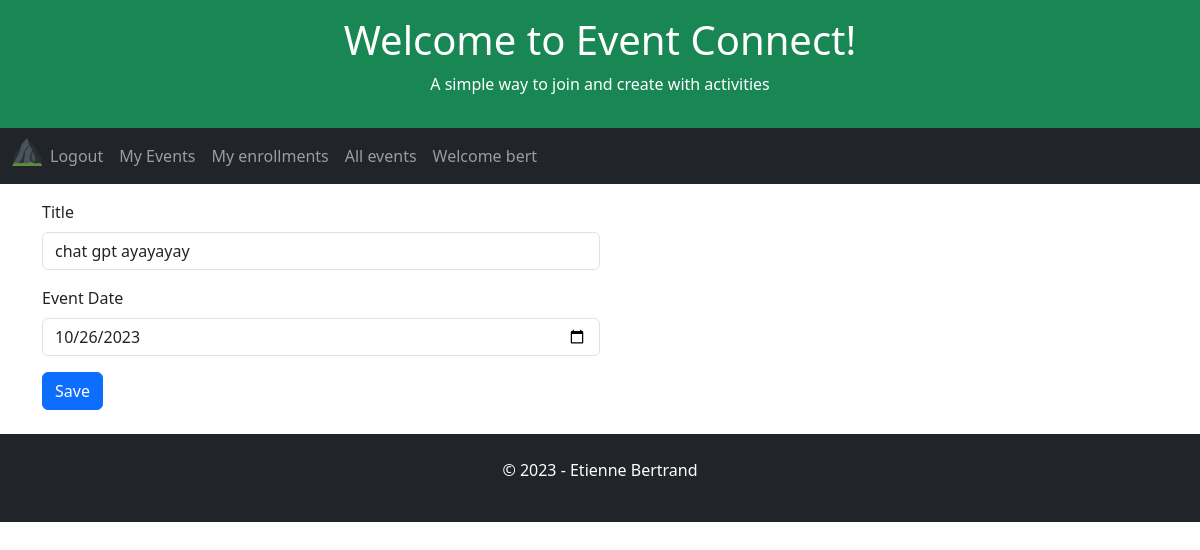
Page /event/31 (signed in) on the committed database.
### app/models.py (models this page shows, shortened)
class User(UserMixin, db.Model):
    id = db.Column(db.Integer, primary_key=True)
    username = db.Column(db.String(64), index=True, unique=True)
    email = db.Column(db.String(120), index=True, unique=True)
    password_hash = db.Column(db.String(128))

class Event(db.Model):
    id = db.Column(db.Integer, primary_key=True)
    user_id = db.Column(db.Integer, db.ForeignKey('user.id', name='fk_event_user'), nullable=False)
    title = db.Column(db.String(255), nullable=False)
    date = db.Column(db.DateTime, index=True, default=datetime.utcnow)

### app/routes.py (the view)
@app.route('/event', methods=['POST', 'GET'])
@app.route('/event/<event_id>', methods=['POST', 'GET'])
@login_required
def event(event_id=0):
    global appName, appSlogan, appTitle, db
    form = EventForm()
    form_data = request.form
    print(request)
    if request.method == 'POST':
        if event_id == 0 and form_data['eventMethod'] != 'delete':
            print('je insert')
            new_event = Event(title=form.title.data, date=datetime.strptime((request.form['date']), '%Y-%m-%d'), user_id=current_user.id)
            db.session.add(new_event)
            db.session.commit()
            flash('Event created successfully!', 'success')
            return redirect('/user-events')
        elif form_data['eventMethod'] == 'delete':
            print('je delete')
            event_id_to_delete = form_data['theEventId']
            event_to_delete = Event.query.filter(Event.id == event_id_to_delete).first()
            enrollments_to_delete = Enrollment.query.filter(Enrollment.event_id == event_id_to_delete ).all()
            for enrollment in enrollments_to_delete:
                db.session.delete(enrollment)
                db.session.commit()
            db.session.delete(event_to_delete)
            db.session.commit()
            return redirect('/user-events')
        elif event_id != 0:
            print('je update')
            form = Event.query.get(event_id)
            print(request.form)
            form.title = (request.form['title'])
            form.date = datetime.strptime((request.form['date']), '%Y-%m-%d')
            print(request.form['title'])
            db.session.commit()
            return redirect('/user-events')
    elif request.method == 'GET':
        if event_id == 0:
            print('je get ajout')
        else:
            print('je get update' + str(event_id))
            currentEvent = db.session.query(
            Event.user_id,
            Event.id,
            Event.date,
            Event.title,
            ).filter(
            Event.id == event_id
            ).first()
            form.title.data = currentEvent.title
            form.date.data = currentEvent.date
            print(currentEvent)
            print(currentEvent.date)
        return render_template('event.html',appName=appName, appTitle=appTitle, appSlogan=appSlogan, form=form)

### app/forms.py
class EventForm(FlaskForm):
    title = StringField('Title', validators=[DataRequired()])
    date = DateField('Event Date', format='%m/%d/%Y', validators=[DataRequired()])
    submit = SubmitField('Created')

### app/models.py (called while the page is built)
@login.user_loader
def load_user(id):
    return User.query.get(int(id))

### app/templates/event.html (shortened to what this page needs)
{% extends "home.html" %}
{% block content %}
<form action="" method="post">
    <div class="mb-3 mt-3 w-50">
        {{ form.title.label(class_='form-label') }}
        {{ form.title(size=32, class_='form-control', placeholder='Enter title') }}
    </div>
    <div class="mb-3 mt-3 w-50">
        {{ form.date.label(class_='form-label') }}
        {{ form.date(size=32, class_='form-control', placeholder='Enter date') }}
    </div>
    <button type="submit" name="submit" class="btn btn-primary" value="Sign In">Save</button>
</form>
{% endblock %}

### app/templates/home.html (shortened to what this page needs)
<!DOCTYPE html>
<html lang="en">
<head>
    <link href="https://cdn.jsdelivr.net/npm/bootstrap@5.3.2/dist/css/bootstrap.min.css" rel="stylesheet">
</head>
<body>
    <div class="p-3 bg-success text-white text-center">
    {% if appTitle %}
        <h1>{{ appTitle }}</h1>
        {% else %}
        <h1>hard coded appTitle xyz</h1>
    {% endif %}
    {% if appSlogan %}
        <p>{{ appSlogan }}</p>
        {% else %}
        <p>hard coded appSlogan xyz</p>
    {% endif %}
    </div>
    <nav class="navbar navbar-expand-lg bg-dark navbar-dark">
        <div class="container-fluid">
            <div class="collapse navbar-collapse" id="navbarNav">
            <ul class="navbar-nav">
                <li class="nav-item">
                    <a class="nav-brand" href="{{ url_for('index') }}">
                        <img src="{{ url_for('static', filename='/favicon_io/favicon-32x32.png') }}" width="30" height="30" alt="">
                    </a>
                </li>
                {% if current_user.is_anonymous %}
                <li class="nav-item">
                <a class="nav-link" href="{{ url_for('login') }}">Login</a>
                </li>
                <li class="nav-item">
                    <a class="nav-link" href="{{ url_for('register') }}">Subscribe</a>
                </li>
                {% else %}
                <li class="nav-item">
                    <a class="nav-link" href="{{ url_for('logout') }}">Logout</a>
                </li>
                <li class="nav-item">
                    <a class="nav-link" href="{{ url_for('userEvents') }}">My Events</a>
                </li>
                <li class="nav-item">
                    <a class="nav-link" href="{{ url_for('userEnrollments') }}">My enrollments</a>
                <li class="nav-item">
                    <a class="nav-link" href="{{ url_for('allEvents') }}">All events</a>
                </li>
                <li class="nav-item">
                    <a class="nav-link" href="{{ url_for('index') }}">Welcome {{ current_user.username }}</a>
                </li>
                {% endif %}
            </ul>
            </div>
        </div>
    </nav>
    <div class="container">
        {% block content %}{% endblock %}
    </div>
    <div class="mt-4 p-4 bg-dark text-white text-center">
    <p>© 2023 - Etienne Bertrand</p>
    </div>
</body>
</html>

### rows in the picture
User: username "bert"
Event: title "chat gpt ayayayay", date "10/26/2023"

### other values in the picture
{{ appTitle }} "Welcome to Event Connect!"
{{ appSlogan }} "A simple way to join and create with activities"
